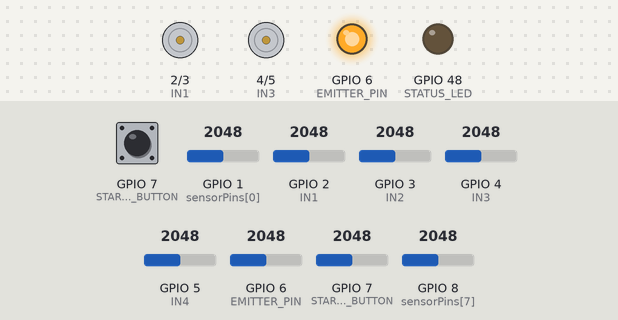
The sketch below on a simulated ESP32-S3. On the bench: motor-driver pin pairs drawn as motors (green arrow = first pin HIGH = forward, orange = second pin HIGH = backward, longer = more drive), output pins drawn as LEDs (lit = HIGH). The inputs (shaded band) are chosen by the test bench; at power-on: GPIO 7 (START_STOP_BUTTON) HIGH, GPIO 1 (sensorPins[0]) = 2048, GPIO 5 (IN4) = 2048, GPIO 7 (START_STOP_BUTTON) = 2048, GPIO 4 (IN3) = 2048, GPIO 2 (IN1) = 2048, GPIO 3 (IN2) = 2048, GPIO 6 (EMITTER_PIN) = 2048, GPIO 8 (sensorPins[7]) = 2048. EEPROM starts erased; what the sketch prints to the serial monitor is not drawn.

Above: at 1.3 s.
1.4 s: GPIO 7 (START_STOP_BUTTON) pulled LOW for 0.15 s
At 2.4 s:
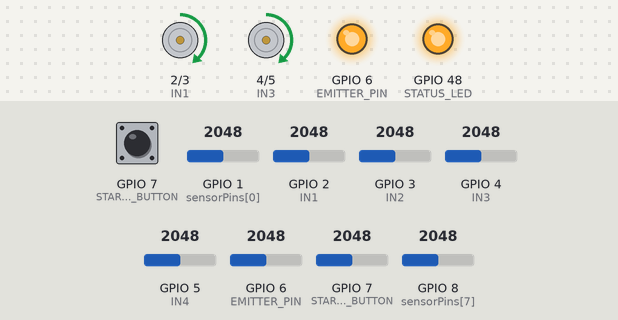
3.0 s: GPIO 1 (sensorPins[0]) set to 2866
At 4.1 s:
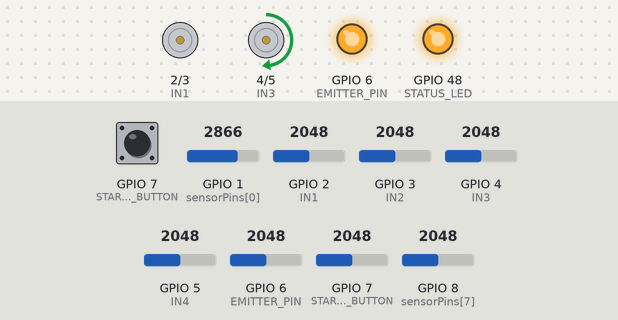
4.5 s: GPIO 5 (IN4) set to 2866
6.0 s: GPIO 7 (START_STOP_BUTTON) set to 2866
At 6.4 s:
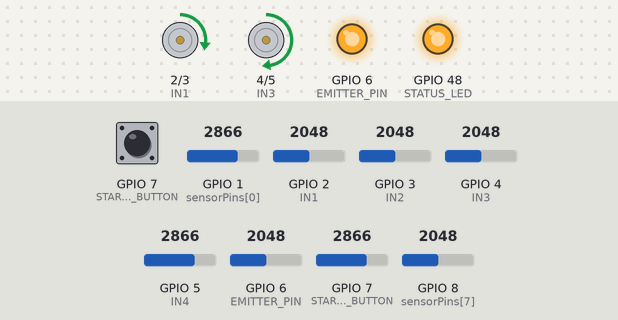
7.5 s: GPIO 4 (IN3) set to 122
At 8.7 s:
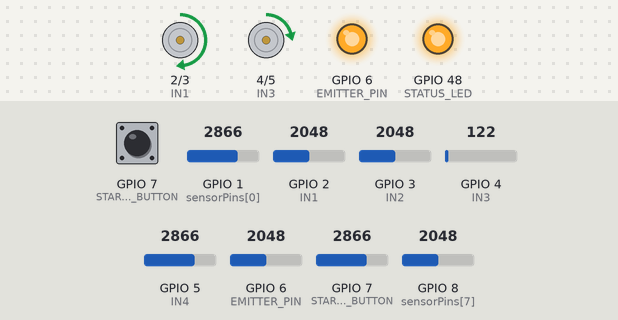
9.0 s: GPIO 5 (IN4) set to 1228
At 9.9 s:
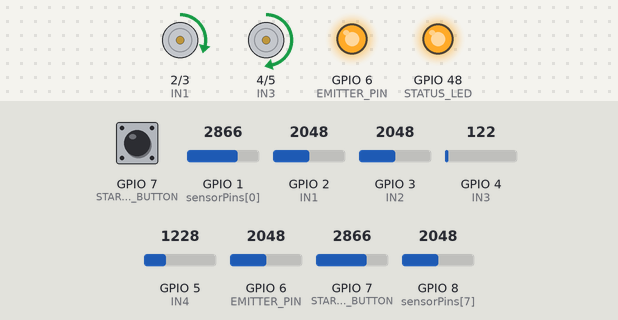
Timing chart, 0 to 11.5 s (numbered marks = the images above; inputs shaded):
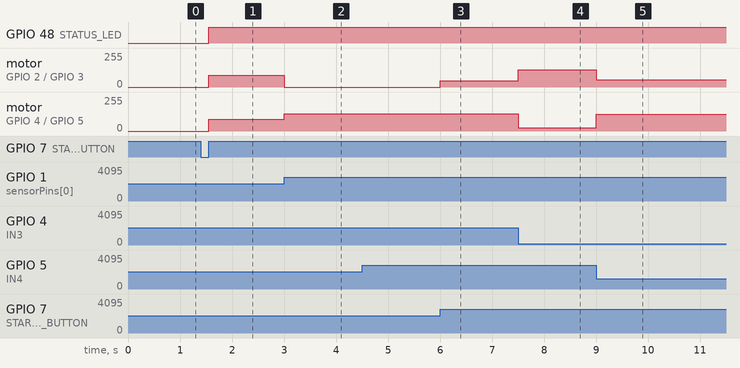

The sketch:

linefollower.1.ino
```cpp
/* Line follower — PD + WebUI + Flash memory + Start/Stop
*/

#include <Arduino.h>
#include <WiFi.h>
#include <WebServer.h>
#include <Preferences.h>

Preferences prefs;

// ----------------- WiFi -----------------
const char* AP_SSID = "Lineman";
const char* AP_PASS = "12345678";
WebServer server(80);

// ----------------- Pins -----------------
const int sensorPins[8] = {A0,A1,A2,A3,A4,A5,A6,A7};
const int EMITTER_PIN = 6;
const int IN1=2, IN2=3, IN3=4, IN4=5;
const int START_STOP_BUTTON = 7;
const int STATUS_LED = LED_BUILTIN;

// ----------------- PWM -----------------
const int CH_IN1=0, CH_IN2=1, CH_IN3=2, CH_IN4=3;
const int PWM_FREQ=3000, PWM_RES=8;

// ----------------- PD -----------------
float Kp = 2;
float Kd = 140;
int baseSpeed = 90;
int maxSpeed  = 130;

bool isRunning = false;
long lastPosition = 0;
float lastError = 0;


// ================= HTML ===================
String htmlPage() {
  String s =
  "<html><head><meta name='viewport' content='width=device-width,user-scalable=no'>"
  "<style>body{font-family:Arial;padding:15px;}input{width:95%;}</style>"
  "</head><body>"

  "<h2>Line follower</h2>"

  "<button style='width:100%;height:50px;background:#0b0;color:white;font-size:20px;'"
  " onclick='sendControl()'>" + String(isRunning ? "STOP" : "START") + "</button><br><br>"

  "<b>Kp=" + String(Kp) + "</b>"
  "<input type='range' min='0' max='20' step='0.01' value='" + String(Kp) +
  "' onchange='send(\"kp\",this.value)'><br><br>"

  "<b>Kd=" + String(Kd) + "</b>"
  "<input type='range' min='0' max='300' step='1' value='" + String(Kd) +
  "' onchange='send(\"kd\",this.value)'><br><br>"

  "<b>baseSpeed=" + String(baseSpeed) + "</b>"
  "<input type='range' min='0' max='255' step='1' value='" + String(baseSpeed) +
  "' onchange='send(\"base\",this.value)'><br><br>"

  "<b>maxSpeed=" + String(maxSpeed) + "</b>"
  "<input type='range' min='50' max='255' step='1' value='" + String(maxSpeed) +
  "' onchange='send(\"max\",this.value)'><br><br>"

  "<script>"
  "function send(p,v){var x=new XMLHttpRequest();x.open('GET','/set?p='+p+'&v='+v,true);x.send();}"
  "function sendControl(){var x=new XMLHttpRequest();x.open('GET','/toggle',true);x.send();setTimeout(()=>{location.reload()},200);}"
  "</script>"

  "</body></html>";
  return s;
}


// ================= WEB ROUTES ===================
void handleRoot() {
  server.send(200, "text/html", htmlPage());
}

void handleSetParam() {
  if (server.hasArg("p") && server.hasArg("v")) {
    String p = server.arg("p");
    float v = server.arg("v").toFloat();

    if (p == "kp")    { Kp = v; prefs.putFloat("kp",Kp); }
    if (p == "kd")    { Kd = v; prefs.putFloat("kd",Kd); }
    if (p == "base")  { baseSpeed = v; prefs.putInt("base",baseSpeed); }
    if (p == "max")   { maxSpeed = v; prefs.putInt("max",maxSpeed); }
  }
  server.send(200, "text/plain", "OK");
}

void handleToggle() {
  isRunning = !isRunning;
  prefs.putBool("run", isRunning);
  server.send(200, "text/plain", "OK");
}


// =============== SETUP ==================
void setup() {
  Serial.begin(115200);
  delay(100);

  // Load memory
  prefs.begin("MEM", false);
  Kp = prefs.getFloat("kp", Kp);
  Kd = prefs.getFloat("kd", Kd);
  baseSpeed = prefs.getInt("base", baseSpeed);
  maxSpeed  = prefs.getInt("max", maxSpeed);
  isRunning = prefs.getBool("run", false);

  // WiFi AP
  WiFi.softAP(AP_SSID, AP_PASS);
  Serial.print("AP IP: "); Serial.println(WiFi.softAPIP());

  // Web
  server.on("/", handleRoot);
  server.on("/set", handleSetParam);
  server.on("/toggle", handleToggle);
  server.begin();

  for (int i=0;i<8;i++) pinMode(sensorPins[i],INPUT);

  pinMode(EMITTER_PIN,OUTPUT); digitalWrite(EMITTER_PIN,HIGH);

  ledcSetup(CH_IN1,PWM_FREQ,PWM_RES); ledcSetup(CH_IN2,PWM_FREQ,PWM_RES);
  ledcSetup(CH_IN3,PWM_FREQ,PWM_RES); ledcSetup(CH_IN4,PWM_FREQ,PWM_RES);
  ledcAttachPin(IN1,CH_IN1); ledcAttachPin(IN2,CH_IN2);
  ledcAttachPin(IN3,CH_IN3); ledcAttachPin(IN4,CH_IN4);

  pinMode(START_STOP_BUTTON,INPUT_PULLUP);
  pinMode(STATUS_LED,OUTPUT);
}


// ============ LINE SENSOR ============
long readLinePosition() {
  long sum=0, wsum=0;
  const int w[8]={-3500,-2500,-1500,-500,500,1500,2500,3500};
  for(int i=0;i<8;i++){int v=analogRead(sensorPins[i]);sum+=v;wsum+= (long)v*w[i];}
  if(sum==0) return lastPosition;
  return lastPosition = wsum/sum;
}


// ============ MOTOR ============
void setMotorPWM(int L,int R){
  L = constrain(L,0,maxSpeed);
  R = constrain(R,0,maxSpeed);
  ledcWrite(CH_IN1,L);  ledcWrite(CH_IN2,0);
  ledcWrite(CH_IN3,R);  ledcWrite(CH_IN4,0);
}


// =============== LOOP =================
void loop() {

  static unsigned long lastWeb=0;
  if (millis()-lastWeb>10){
    server.handleClient();
    lastWeb = millis();
  }

  // HARD start/stop knop
  if (digitalRead(START_STOP_BUTTON)==LOW){
    delay(30);
    if(digitalRead(START_STOP_BUTTON)==LOW){
      isRunning=!isRunning;
      prefs.putBool("run",isRunning);
      while(digitalRead(START_STOP_BUTTON)==LOW) delay(10);
    }
  }

  // STOP
  if(!isRunning){
    digitalWrite(STATUS_LED,LOW);
    setMotorPWM(0,0);
    return;
  }

  digitalWrite(STATUS_LED,HIGH);

  long pos = readLinePosition();
  float err = pos;
  float der = err-lastError;
  lastError=err;

  float out = Kp*err + Kd*der;
  setMotorPWM(baseSpeed + out, baseSpeed - out);
}
```

Measured:
- after the input at 1.4 s, GPIO 48 (STATUS_LED): LOW → HIGH after 0.15 s; motor on GPIO 2 (IN1) / GPIO 3 (IN2), motor on GPIO 4 (IN3) / GPIO 5 (IN4): stopped → forward 90/255 after 0.15 s
- after the input at 3.0 s, motor on GPIO 2 (IN1) / GPIO 3 (IN2): forward 90/255 → stopped at once; motor on GPIO 4 (IN3) / GPIO 5 (IN4): forward 90/255 → forward 129/255 at once
- after the input at 6.0 s, motor on GPIO 2 (IN1) / GPIO 3 (IN2): stopped → forward 48/255 at once
- after the input at 7.5 s, motor on GPIO 2 (IN1) / GPIO 3 (IN2): forward 48/255 → forward 129/255 at once; motor on GPIO 4 (IN3) / GPIO 5 (IN4): forward 129/255 → forward 26/255 at once
- after the input at 9.0 s, motor on GPIO 2 (IN1) / GPIO 3 (IN2): forward 129/255 → forward 56/255 at once; motor on GPIO 4 (IN3) / GPIO 5 (IN4): forward 26/255 → forward 124/255 at once
